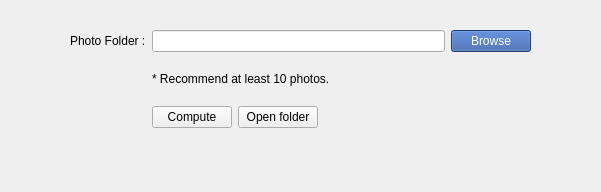
<?xml version="1.0" encoding="UTF-8"?>
<ui version="4.0">
 <class>Form</class>
 <widget class="QWidget" name="Form">
  <property name="geometry">
   <rect>
    <x>0</x>
    <y>0</y>
    <width>601</width>
    <height>192</height>
   </rect>
  </property>
  <property name="windowTitle">
   <string>Form</string>
  </property>
  <widget class="QWidget" name="gridLayoutWidget">
   <property name="geometry">
    <rect>
     <x>70</x>
     <y>30</y>
     <width>461</width>
     <height>98</height>
    </rect>
   </property>
   <layout class="QGridLayout" name="gridLayout_2">
    <item row="0" column="2">
     <widget class="QPushButton" name="btn_Browse">
      <property name="styleSheet">
       <string notr="true">background: rgb(48, 87, 164);
color: white</string>
      </property>
      <property name="text">
       <string>Browse</string>
      </property>
     </widget>
    </item>
    <item row="1" column="1">
     <widget class="QLabel" name="label_Hint">
      <property name="text">
       <string>* Recommend at least 10 photos.</string>
      </property>
     </widget>
    </item>
    <item row="0" column="0">
     <widget class="QLabel" name="label_PhotoFolder">
      <property name="text">
       <string>Photo Folder :</string>
      </property>
     </widget>
    </item>
    <item row="0" column="1">
     <widget class="QLineEdit" name="lineEdit_FolderPath"/>
    </item>
    <item row="2" column="1">
     <layout class="QHBoxLayout" name="horizontalLayout_2">
      <item>
       <widget class="QPushButton" name="btn_Compute">
        <property name="text">
         <string>Compute</string>
        </property>
       </widget>
      </item>
      <item>
       <widget class="QPushButton" name="btn_OpenFolder">
        <property name="text">
         <string>Open folder</string>
        </property>
       </widget>
      </item>
      <item>
       <spacer name="horizontalSpacer_2">
        <property name="orientation">
         <enum>Qt::Horizontal</enum>
        </property>
        <property name="sizeHint" stdset="0">
         <size>
          <width>40</width>
          <height>20</height>
         </size>
        </property>
       </spacer>
      </item>
     </layout>
    </item>
   </layout>
  </widget>
 </widget>
 <resources/>
 <connections/>
</ui>
